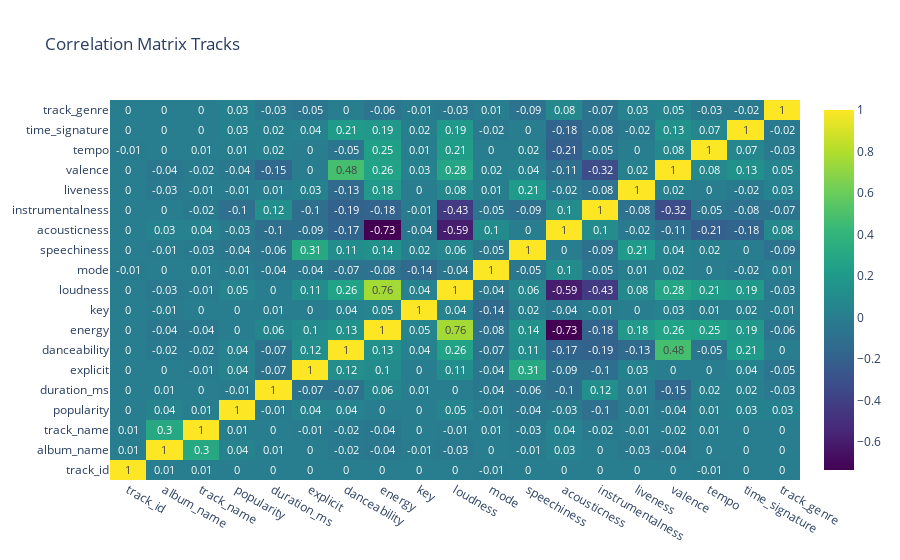
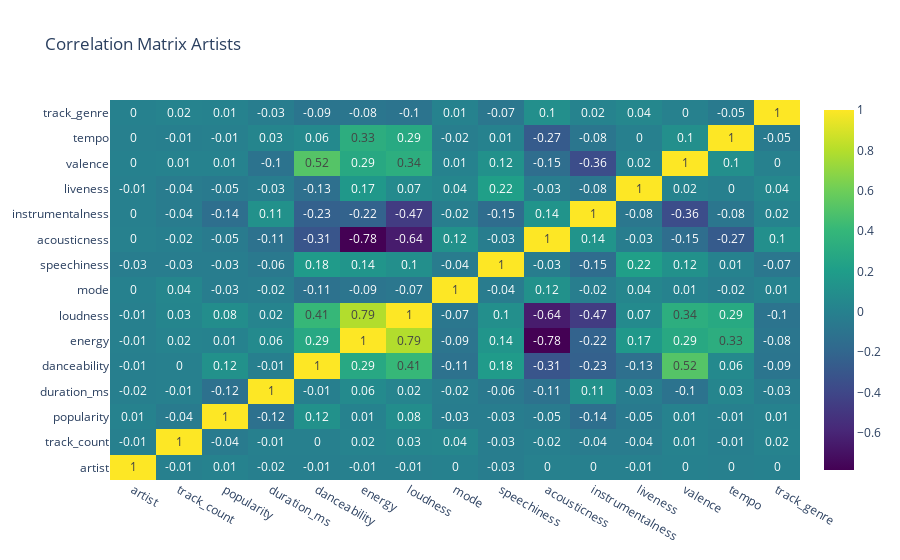

Notebook source saved alongside these figures, in order:
### Markdown cell above
## 6. 🔎 Analyze Dataframes

### Code cell
def plot_heatmap(df, title=""):
    df_corr = df.copy()
    for col in df_corr.select_dtypes(include=['object', 'category']).columns:
        df_corr[col] = df_corr[col].astype('category').cat.codes

    corr_matrix = df_corr.corr()
    
    fig = go.Figure(data=go.Heatmap(
        z=corr_matrix.values,
        x=corr_matrix.columns,
        y=corr_matrix.index,
        text=corr_matrix.round(2).values,
        texttemplate="%{text}",
        colorscale='Viridis'
    ))

    fig.update_layout(
        title=f'Correlation Matrix {title}',
        showlegend=False
    )

    fig.show()

plot_heatmap(tracks_df.drop(columns="artists"), "Tracks")
plot_heatmap(artists_df, "Artists")

### Figure 1 — Plotly figure (JSON) as saved in the notebook; plotly's stock layout.template omitted (floating-point values rounded to 4 significant figures; data arrays with more than 128 entries replaced by an {"elided": "..."} marker saying what was removed)
{"data": [{"colorscale": [[0, "#440154"], [0.1111, "#482878"], [0.2222, "#3e4989"], [0.3333, "#31688e"], [0.4444, "#26828e"], [0.5556, "#1f9e89"], [0.6667, "#35b779"], [0.7778, "#6ece58"], [0.8889, "#b5de2b"], [1, "#fde725"]], "text": {"elided": "19x19 float values"}, "texttemplate": "%{text}", "type": "heatmap", "x": ["track_id", "album_name", "track_name", "popularity", "duration_ms", "explicit", "danceability", "energy", "key", "loudness", "mode", "speechiness", "acousticness", "instrumentalness", "liveness", "valence", "tempo", "time_signature", "track_genre"], "y": ["track_id", "album_name", "track_name", "popularity", "duration_ms", "explicit", "danceability", "energy", "key", "loudness", "mode", "speechiness", "acousticness", "instrumentalness", "liveness", "valence", "tempo", "time_signature", "track_genre"], "z": {"elided": "19x19 float values"}}], "layout": {"showlegend": false, "title": {"text": "Correlation Matrix Tracks"}}}

### Figure 2 — Plotly figure (JSON) as saved in the notebook; plotly's stock layout.template omitted (floating-point values rounded to 4 significant figures; data arrays with more than 128 entries replaced by an {"elided": "..."} marker saying what was removed)
{"data": [{"colorscale": [[0, "#440154"], [0.1111, "#482878"], [0.2222, "#3e4989"], [0.3333, "#31688e"], [0.4444, "#26828e"], [0.5556, "#1f9e89"], [0.6667, "#35b779"], [0.7778, "#6ece58"], [0.8889, "#b5de2b"], [1, "#fde725"]], "text": {"elided": "15x15 float values"}, "texttemplate": "%{text}", "type": "heatmap", "x": ["artist", "track_count", "popularity", "duration_ms", "danceability", "energy", "loudness", "mode", "speechiness", "acousticness", "instrumentalness", "liveness", "valence", "tempo", "track_genre"], "y": ["artist", "track_count", "popularity", "duration_ms", "danceability", "energy", "loudness", "mode", "speechiness", "acousticness", "instrumentalness", "liveness", "valence", "tempo", "track_genre"], "z": {"elided": "15x15 float values"}}], "layout": {"showlegend": false, "title": {"text": "Correlation Matrix Artists"}}}
